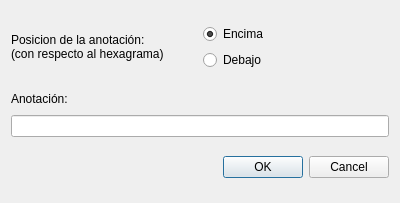
<?xml version="1.0" encoding="UTF-8"?>
<ui version="4.0">
 <class>AnotacionDialog</class>
 <widget class="QDialog" name="AnotacionDialog">
  <property name="geometry">
   <rect>
    <x>0</x>
    <y>0</y>
    <width>400</width>
    <height>203</height>
   </rect>
  </property>
  <property name="windowTitle">
   <string>Dialog</string>
  </property>
  <layout class="QVBoxLayout" name="verticalLayout_3">
   <item>
    <layout class="QHBoxLayout" name="horizontalLayout">
     <item>
      <widget class="QLabel" name="label">
       <property name="text">
        <string>Posicion de la anotación: 
(con respecto al hexagrama)</string>
       </property>
      </widget>
     </item>
     <item>
      <layout class="QVBoxLayout" name="verticalLayout">
       <item>
        <widget class="QRadioButton" name="rb_top">
         <property name="enabled">
          <bool>true</bool>
         </property>
         <property name="text">
          <string>Encima</string>
         </property>
         <property name="checked">
          <bool>true</bool>
         </property>
        </widget>
       </item>
       <item>
        <widget class="QRadioButton" name="rb_down">
         <property name="text">
          <string>Debajo</string>
         </property>
        </widget>
       </item>
      </layout>
     </item>
    </layout>
   </item>
   <item>
    <layout class="QVBoxLayout" name="verticalLayout_2">
     <item>
      <layout class="QHBoxLayout" name="horizontalLayout_2">
       <item>
        <widget class="QLabel" name="label_2">
         <property name="sizePolicy">
          <sizepolicy hsizetype="Preferred" vsizetype="Maximum">
           <horstretch>0</horstretch>
           <verstretch>0</verstretch>
          </sizepolicy>
         </property>
         <property name="text">
          <string>Anotación:</string>
         </property>
        </widget>
       </item>
       <item>
        <spacer name="horizontalSpacer">
         <property name="orientation">
          <enum>Qt::Horizontal</enum>
         </property>
         <property name="sizeHint" stdset="0">
          <size>
           <width>40</width>
           <height>20</height>
          </size>
         </property>
        </spacer>
       </item>
      </layout>
     </item>
     <item>
      <widget class="QLineEdit" name="line_comment"/>
     </item>
    </layout>
   </item>
   <item>
    <widget class="QDialogButtonBox" name="buttonBox">
     <property name="orientation">
      <enum>Qt::Horizontal</enum>
     </property>
     <property name="standardButtons">
      <set>QDialogButtonBox::Cancel|QDialogButtonBox::Ok</set>
     </property>
    </widget>
   </item>
  </layout>
 </widget>
 <resources/>
 <connections>
  <connection>
   <sender>buttonBox</sender>
   <signal>accepted()</signal>
   <receiver>AnotacionDialog</receiver>
   <slot>accept()</slot>
   <hints>
    <hint type="sourcelabel">
     <x>248</x>
     <y>254</y>
    </hint>
    <hint type="destinationlabel">
     <x>157</x>
     <y>274</y>
    </hint>
   </hints>
  </connection>
  <connection>
   <sender>buttonBox</sender>
   <signal>rejected()</signal>
   <receiver>AnotacionDialog</receiver>
   <slot>reject()</slot>
   <hints>
    <hint type="sourcelabel">
     <x>316</x>
     <y>260</y>
    </hint>
    <hint type="destinationlabel">
     <x>286</x>
     <y>274</y>
    </hint>
   </hints>
  </connection>
 </connections>
</ui>
